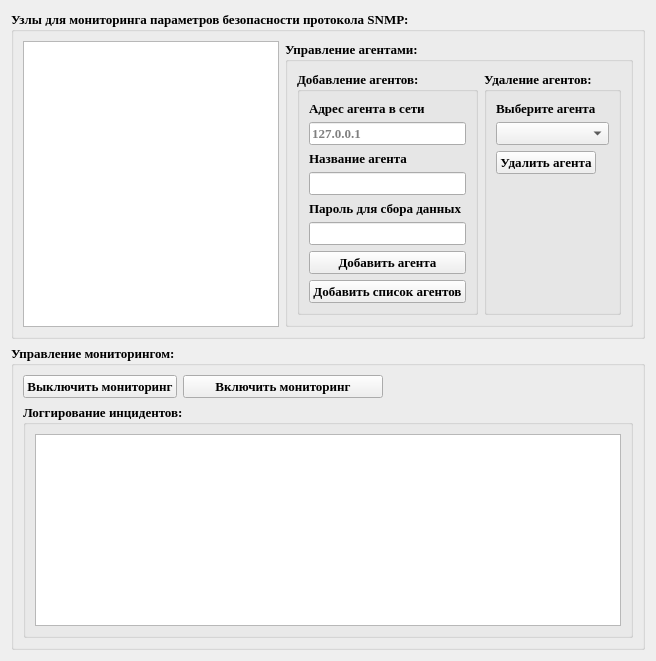
      <widget class="QWidget" name="tab_6">
       <property name="sizePolicy">
        <sizepolicy hsizetype="Maximum" vsizetype="Maximum">
         <horstretch>0</horstretch>
         <verstretch>0</verstretch>
        </sizepolicy>
       </property>
       <property name="font">
        <font>
         <family>Times New Roman</family>
         <pointsize>10</pointsize>
        </font>
       </property>
       <attribute name="title">
        <string>Рабочий режим</string>
       </attribute>
       <layout class="QFormLayout" name="formLayout_13">
        <item row="4" column="0" colspan="2">
         <widget class="QGroupBox" name="groupBox_37">
          <property name="font">
           <font>
            <family>Times New Roman</family>
            <pointsize>10</pointsize>
            <weight>75</weight>
            <bold>true</bold>
           </font>
          </property>
          <property name="title">
           <string>Управление мониторингом:</string>
          </property>
          <layout class="QFormLayout" name="formLayout_16">
           <item row="0" column="0">
            <widget class="QPushButton" name="pushButton_22">
             <property name="sizePolicy">
              <sizepolicy hsizetype="Minimum" vsizetype="Minimum">
               <horstretch>0</horstretch>
               <verstretch>0</verstretch>
              </sizepolicy>
             </property>
             <property name="font">
              <font>
               <family>Times New Roman</family>
               <pointsize>10</pointsize>
              </font>
             </property>
             <property name="text">
              <string>Выключить мониторинг</string>
             </property>
            </widget>
           </item>
           <item row="0" column="1">
            <widget class="QPushButton" name="pushButton_23">
             <property name="sizePolicy">
              <sizepolicy hsizetype="Minimum" vsizetype="Minimum">
               <horstretch>0</horstretch>
               <verstretch>0</verstretch>
              </sizepolicy>
             </property>
             <property name="maximumSize">
              <size>
               <width>200</width>
               <height>200</height>
              </size>
             </property>
             <property name="font">
              <font>
               <family>Times New Roman</family>
               <pointsize>10</pointsize>
              </font>
             </property>
             <property name="text">
              <string>Включить мониторинг</string>
             </property>
            </widget>
           </item>
           <item row="1" column="0" colspan="2">
            <widget class="QGroupBox" name="groupBox_21">
             <property name="font">
              <font>
               <family>Times New Roman</family>
               <pointsize>10</pointsize>
               <weight>75</weight>
               <bold>true</bold>
              </font>
             </property>
             <property name="title">
              <string>Логгирование инцидентов:</string>
             </property>
             <layout class="QFormLayout" name="formLayout_14">
              <item row="1" column="0" colspan="2">
               <widget class="QTextEdit" name="textEdit_3">
                <property name="font">
                 <font>
                  <family>Times New Roman</family>
                  <pointsize>10</pointsize>
                 </font>
                </property>
                <property name="readOnly">
                 <bool>true</bool>
                </property>
               </widget>
              </item>
             </layout>
            </widget>
           </item>
          </layout>
         </widget>
        </item>
        <item row="2" column="0" colspan="2">
         <widget class="QGroupBox" name="groupBox_20">
          <property name="font">
           <font>
            <family>Times New Roman</family>
            <pointsize>10</pointsize>
            <weight>75</weight>
            <bold>true</bold>
           </font>
          </property>
          <property name="title">
           <string>Узлы для мониторинга параметров безопасности протокола SNMP:</string>
          </property>
          <layout class="QGridLayout" name="gridLayout_3">
           <item row="0" column="0">
            <widget class="QTextEdit" name="textEdit_2">
             <property name="font">
              <font>
               <family>Times New Roman</family>
               <pointsize>10</pointsize>
              </font>
             </property>
             <property name="readOnly">
              <bool>true</bool>
             </property>
            </widget>
           </item>
           <item row="0" column="1">
            <widget class="QGroupBox" name="groupBox_31">
             <property name="font">
              <font>
               <family>Times New Roman</family>
               <pointsize>10</pointsize>
               <weight>75</weight>
               <bold>true</bold>
              </font>
             </property>
             <property name="title">
              <string>Управление агентами:</string>
             </property>
             <layout class="QGridLayout" name="gridLayout_2">
              <item row="0" column="0">
               <widget class="QGroupBox" name="groupBox_32">
                <property name="font">
                 <font>
                  <family>Times New Roman</family>
                  <pointsize>10</pointsize>
                 </font>
                </property>
                <property name="title">
                 <string>Добавление агентов:</string>
                </property>
                <layout class="QVBoxLayout" name="verticalLayout_28">
                 <item>
                  <widget class="QLabel" name="label_12">
                   <property name="font">
                    <font>
                     <family>Times New Roman</family>
                     <pointsize>10</pointsize>
                    </font>
                   </property>
                   <property name="text">
                    <string>Адрес агента в сети</string>
                   </property>
                  </widget>
                 </item>
                 <item>
                  <widget class="QLineEdit" name="lineEdit_5">
                   <property name="font">
                    <font>
                     <family>Times New Roman</family>
                     <pointsize>10</pointsize>
                    </font>
                   </property>
                   <property name="placeholderText">
                    <string>127.0.0.1</string>
                   </property>
                  </widget>
                 </item>
                 <item>
                  <widget class="QLabel" name="label_13">
                   <property name="font">
                    <font>
                     <family>Times New Roman</family>
                     <pointsize>10</pointsize>
                    </font>
                   </property>
                   <property name="text">
                    <string>Название агента</string>
                   </property>
                  </widget>
                 </item>
                 <item>
                  <widget class="QLineEdit" name="lineEdit_6">
                   <property name="font">
                    <font>
                     <family>Times New Roman</family>
                     <pointsize>10</pointsize>
                    </font>
                   </property>
                   <property name="placeholderText">
                    <string/>
                   </property>
                  </widget>
                 </item>
                 <item>
                  <widget class="QLabel" name="label_22">
                   <property name="font">
                    <font>
                     <family>Times New Roman</family>
                     <pointsize>10</pointsize>
                    </font>
                   </property>
                   <property name="text">
                    <string>Пароль для сбора данных</string>
                   </property>
                  </widget>
                 </item>
                 <item>
                  <widget class="QLineEdit" name="lineEdit_11">
                   <property name="font">
                    <font>
                     <family>Times New Roman</family>
                     <pointsize>10</pointsize>
                    </font>
                   </property>
                   <property name="echoMode">
                    <enum>QLineEdit::Password</enum>
                   </property>
                  </widget>
                 </item>
                 <item>
                  <widget class="QPushButton" name="pushButton_8">
                   <property name="font">
                    <font>
                     <family>Times New Roman</family>
                     <pointsize>10</pointsize>
                    </font>
                   </property>
                   <property name="text">
                    <string>Добавить агента</string>
                   </property>
                  </widget>
                 </item>
                 <item>
                  <widget class="QPushButton" name="pushButton_9">
                   <property name="font">
                    <font>
                     <family>Times New Roman</family>
                     <pointsize>10</pointsize>
                    </font>
                   </property>
                   <property name="text">
                    <string>Добавить список агентов</string>
                   </property>
                  </widget>
                 </item>
                </layout>
               </widget>
              </item>
              <item row="0" column="1">
               <widget class="QGroupBox" name="groupBox_33">
                <property name="font">
                 <font>
                  <family>Times New Roman</family>
                  <pointsize>10</pointsize>
                 </font>
                </property>
                <property name="title">
                 <string>Удаление агентов:</string>
                </property>
                <layout class="QFormLayout" name="formLayout_15">
                 <item row="0" column="0">
                  <widget class="QLabel" name="label_14">
                   <property name="font">
                    <font>
                     <family>Times New Roman</family>
                     <pointsize>10</pointsize>
                    </font>
                   </property>
                   <property name="text">
                    <string>Выберите агента</string>
                   </property>
                  </widget>
                 </item>
                 <item row="2" column="0">
                  <widget class="QPushButton" name="pushButton_11">
                   <property name="font">
                    <font>
                     <family>Times New Roman</family>
                     <pointsize>10</pointsize>
                    </font>
                   </property>
                   <property name="text">
                    <string>Удалить агента</string>
                   </property>
                  </widget>
                 </item>
                 <item row="1" column="0" colspan="2">
                  <widget class="QComboBox" name="comboBox_7">
                   <property name="font">
                    <font>
                     <family>Times New Roman</family>
                     <pointsize>10</pointsize>
                    </font>
                   </property>
                  </widget>
                 </item>
                </layout>
               </widget>
              </item>
             </layout>
            </widget>
           </item>
          </layout>
         </widget>
        </item>
       </layout>
      </widget>
